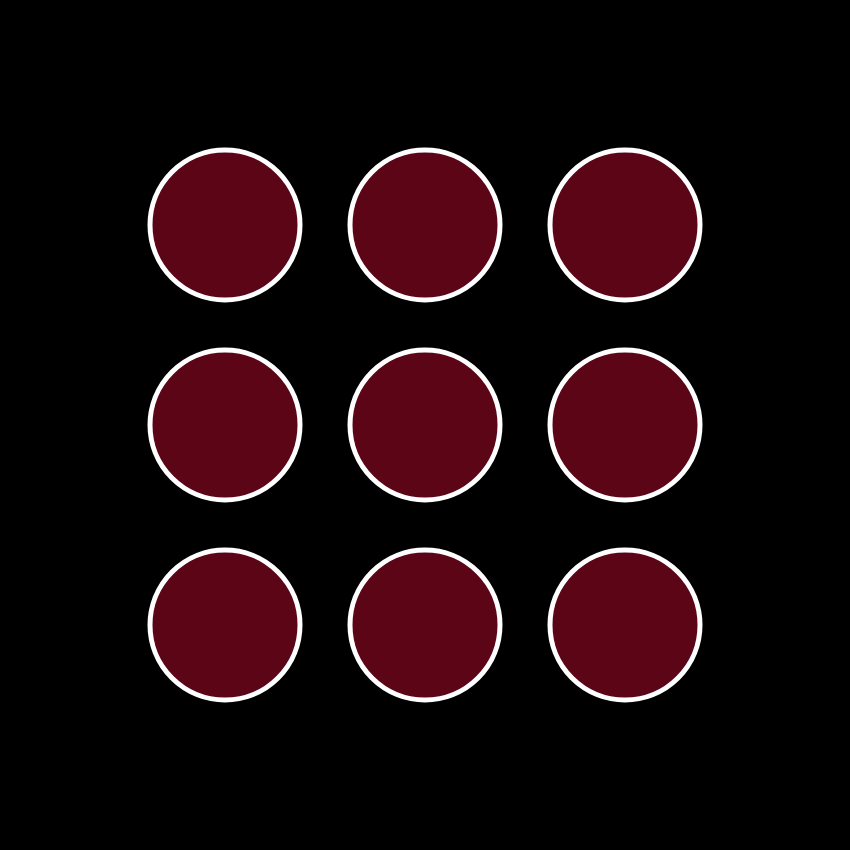
Frame 1 (no input)
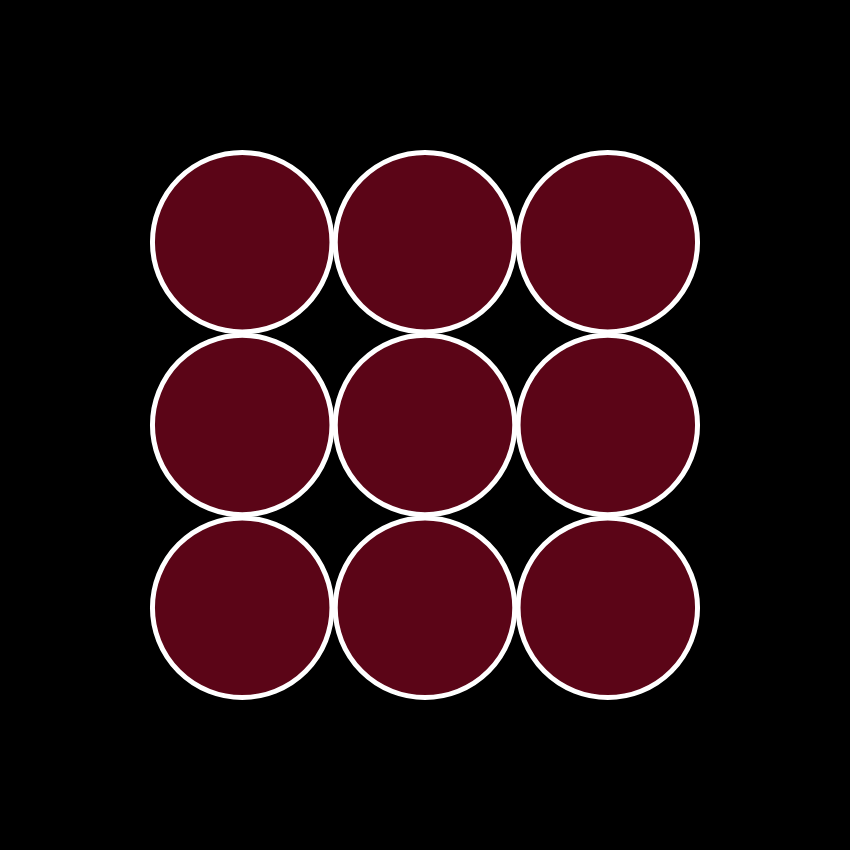
Frame 60 (no input)
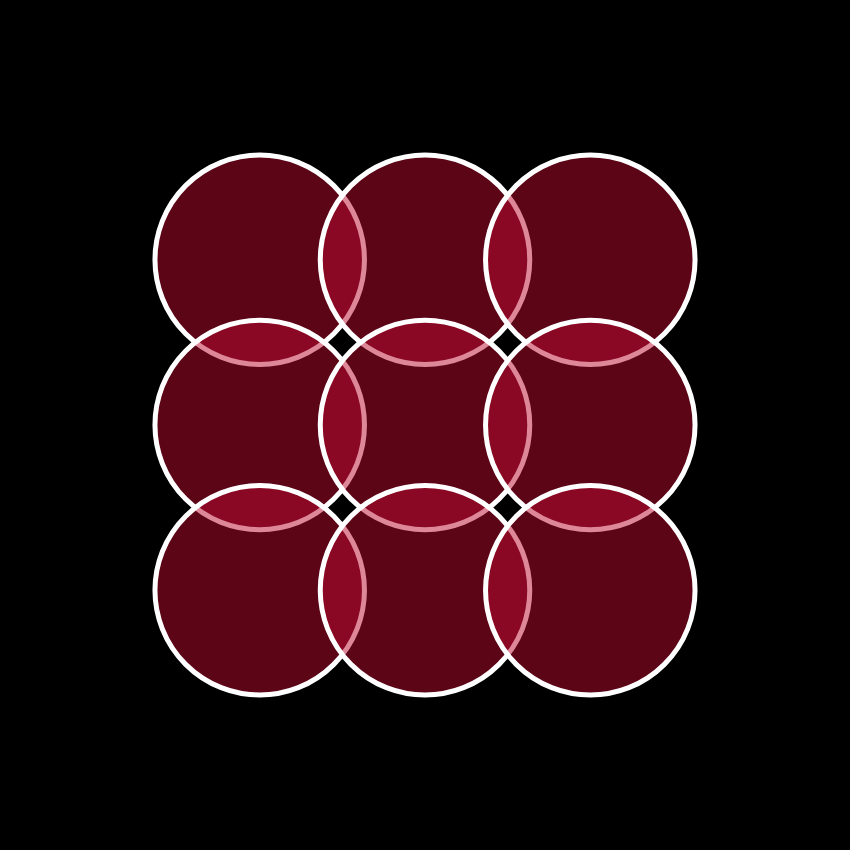
Frame 120 (the mouse pressed at the canvas centre since frame 60)

The p5.js sketch that drew these frames (run headless with seeded random() and noise() and a simulated clock; from frame 60 on, the mouse is pressed at the canvas centre):

// p5.js sketch
// ── sketch.js
let d = 150,
  a = 225,
  b = 425,
  c = 625;
function setup() {
  createCanvas(850, 850);
  frameRate(60);
}
function draw() {
  background(0);
  stroke(255);
  strokeWeight(5);
  fill(186, 12, 47, 125);
  let x1 = a + ((d - 150) * 17.5) / 30;
  let y1 = a + ((d - 150) * 17.5) / 30;
  circle(x1, y1, d);
  let x2 = b;
  let y2 = a + ((d - 150) * 17.5) / 30;
  circle(x2, y2, d);
  let x3 = c - ((d - 150) * 17.5) / 30;
  let y3 = a + ((d - 150) * 17.5) / 30;
  circle(x3, y3, d);
  let x4 = a + ((d - 150) * 17.5) / 30;
  let y4 = b;
  circle(x4, y4, d);
  let x5 = b;
  let y5 = b;
  circle(x5, y5, d);
  let x6 = c - ((d - 150) * 17.5) / 30;
  let y6 = b;
  circle(x6, y6, d);
  let x7 = a + ((d - 150) * 17.5) / 30;
  let y7 = c - ((d - 150) * 17.5) / 30;
  circle(x7, y7, d);
  let x8 = b;
  let y8 = c - ((d - 150) * 17.5) / 30;
  circle(x8, y8, d);
  let x9 = c - ((d - 150) * 17.5) / 30;
  let y9 = c - ((d - 150) * 17.5) / 30;
  circle(x9, y9, d);
  d += 0.5; // 30 per second
}
